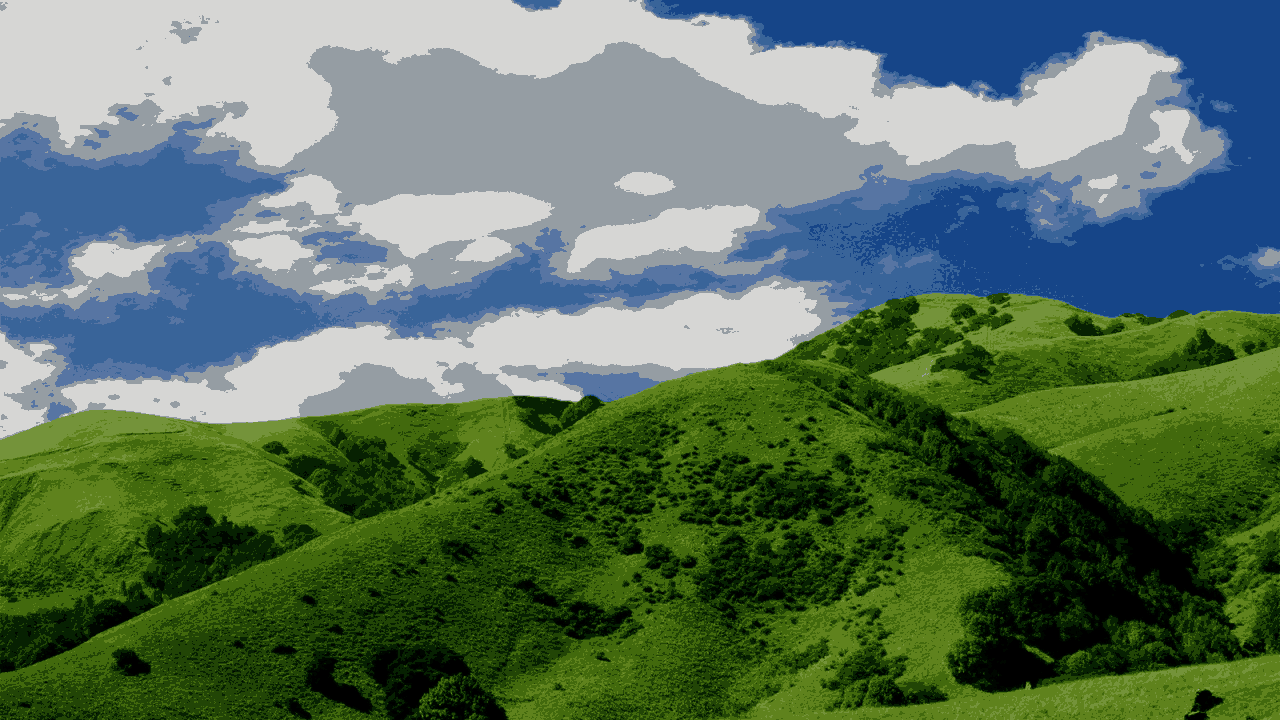
#> input picture images/hills.png-compressed-12.png, 1280 x 720 px
$ python final.py images/hills.png-compressed-12.png 3 images/hills.png-compressed-64.png
#> lines starting #> are read from the running program, lines starting #| are printed output that depends on the picture
from curses.ascii import NUL
from skimage import io
from sklearn.cluster import KMeans
import numpy as np

import k_means
import sys

imageToRead = sys.argv[1]
numberOfClusters = int(sys.argv[2])
useCustom = sys.argv[3]
outputFileName = imageToRead + "-compressed-" + sys.argv[2] + ".png"

print('reading image')
image = io.imread(imageToRead)
#> image is the input picture: shape (720, 1280, 3); mean R, G, B 91, 115.5, 94.7

rows = image.shape[0]
#> rows = 720
cols = image.shape[1]
#> cols = 1280

print('flattening image')
image = image.reshape(rows*cols, 3)

print('running k-means numberOfClusters =', numberOfClusters)

kmeans = NUL
compressed_image = NUL

if useCustom == "true":
    kmeans = k_means.KMeans(numberOfClusters)
    result = kmeans.calculateKmeans(image)
else:
    kmeans = KMeans(n_clusters=numberOfClusters)
    kmeans.fit(image)
    result = kmeans.cluster_centers_[kmeans.labels_]
    outputFileName = "library-" + outputFileName

print('compressing')
compressed_image = np.clip(result.astype('uint8'), 0, 255)

print('reshaping')
compressed_image = compressed_image.reshape(rows, cols, 3)

print('saving')
io.imsave(outputFileName, compressed_image)
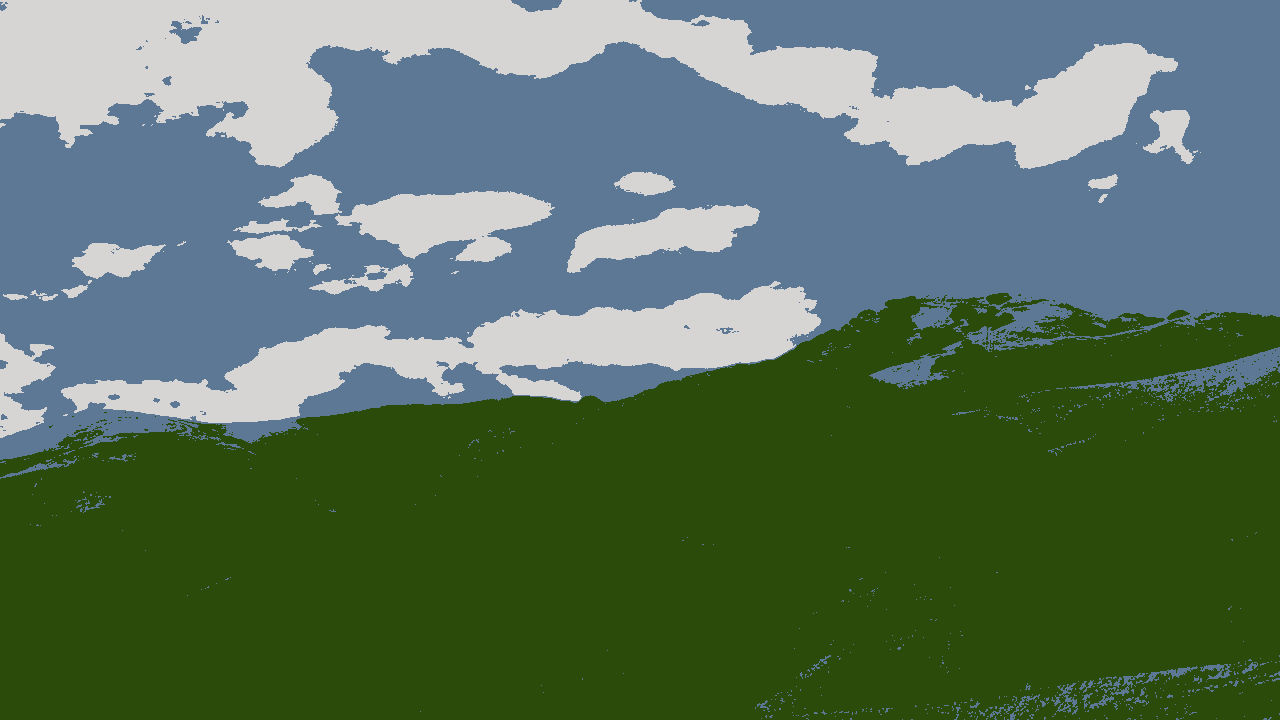
#> saved as hills.png-compressed-12.png-compressed-3.png: shape (720, 1280, 3); mean R, G, B 90.5, 115, 94.3
